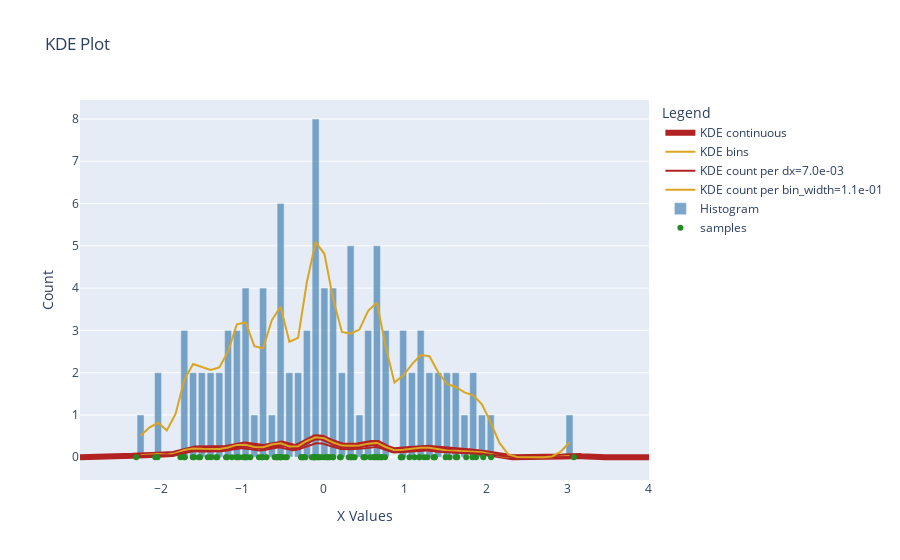

Source (notebook cell):
### Code cell
# Generate some example data
x_0_1 = np.random.normal(0, 1, 100)

# Create the plot
fig = plot_kde_continuous_vs_bins(x_0_1, bandwidth=0.1, bins=50)

# Display the plot
fig.show()
